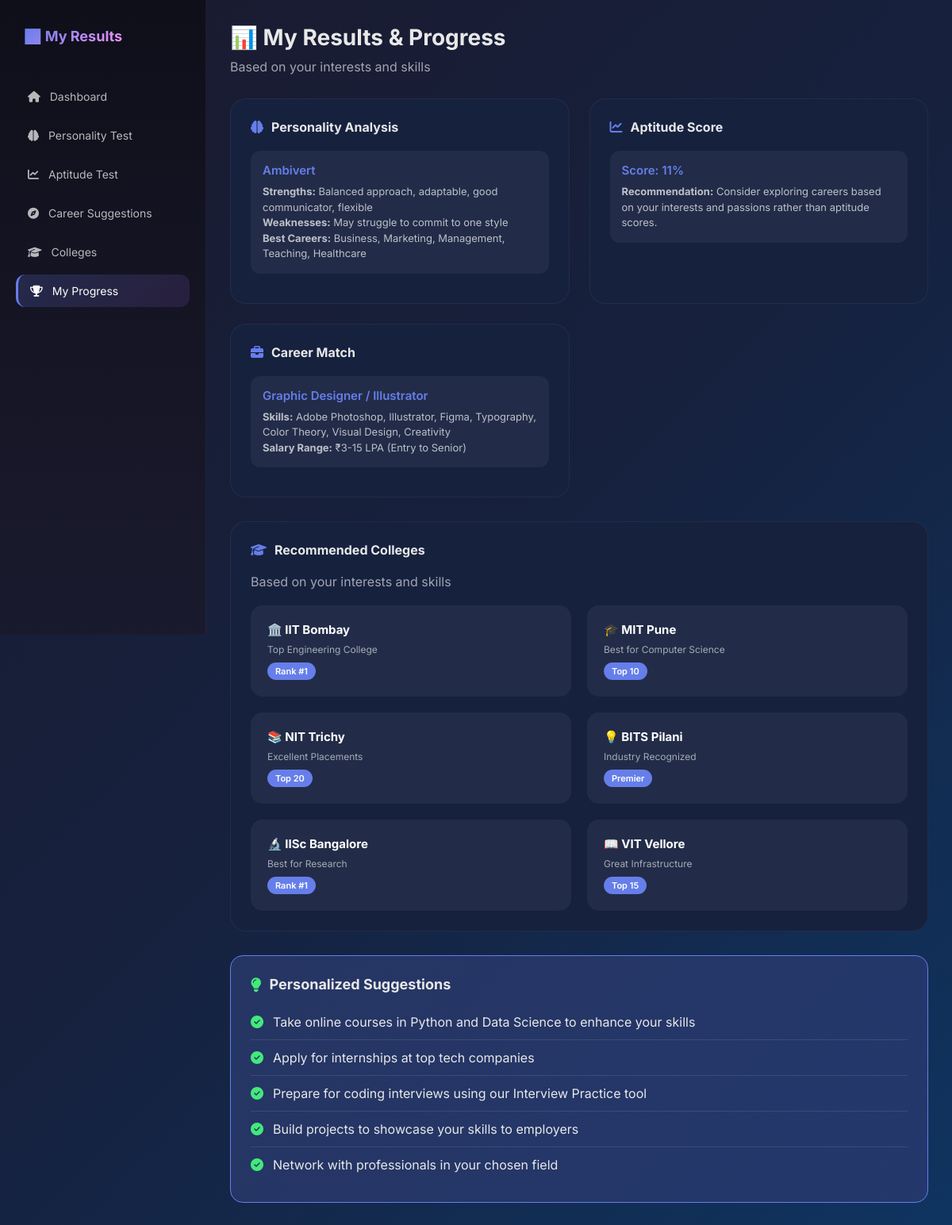
Page /progress (signed in) on the earlier database version.
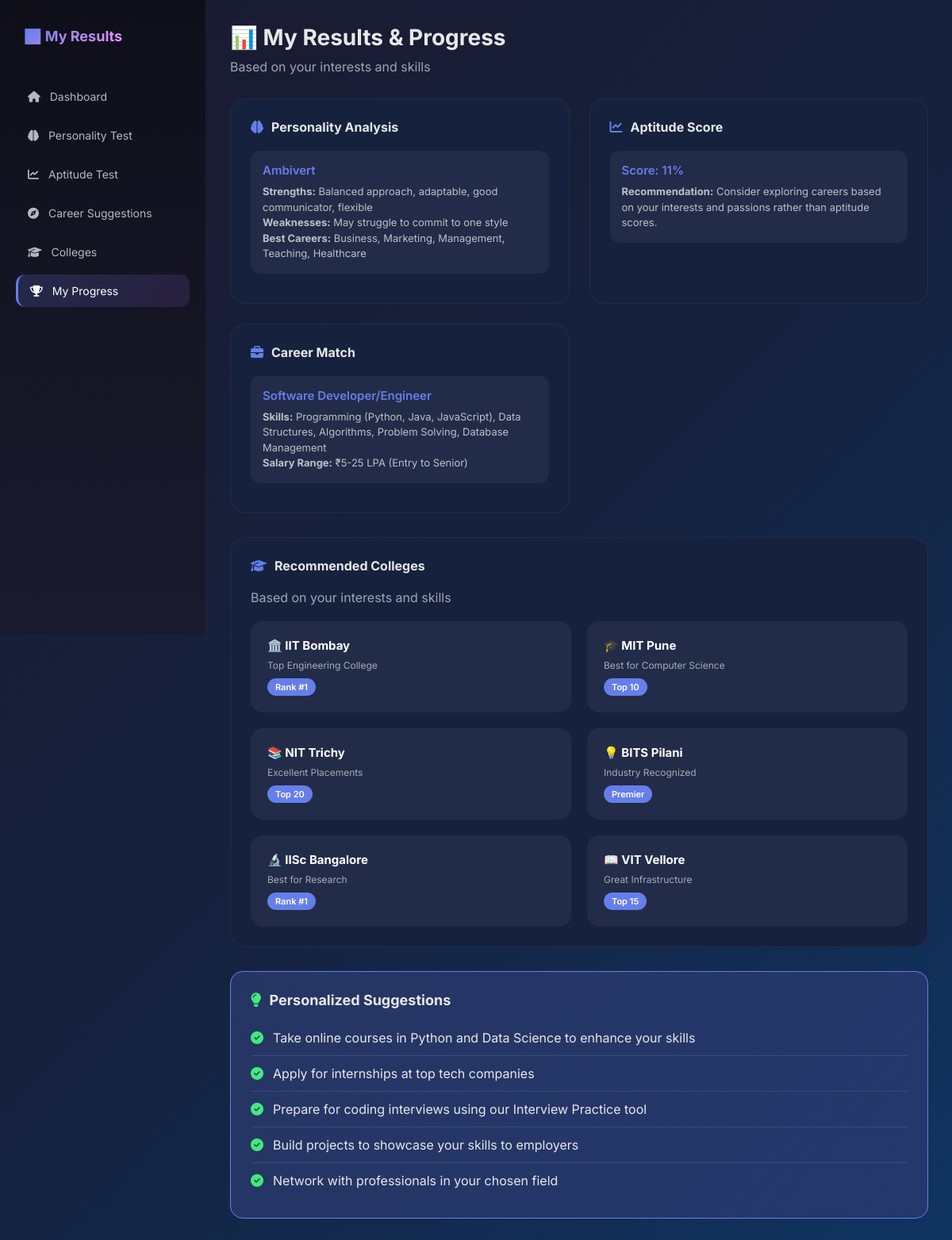
Same page on the later database version.
### tables this page shows
CREATE TABLE results 
                (id INTEGER PRIMARY KEY AUTOINCREMENT, 
                 user_id INTEGER, 
                 career TEXT, 
                 skills TEXT, 
                 courses TEXT, 
                 salary TEXT, 
                 future_scope TEXT, study_plan TEXT,
                 FOREIGN KEY(user_id) REFERENCES users(id));

### app.py (the view)
@app.route('/progress')
def progress():
    if 'user_id' not in session:
        return redirect(url_for('login'))
    conn = sqlite3.connect('database.db')
    c = conn.cursor()
    personality_result = None
    try:
        c.execute("SELECT personality_type, strengths, weaknesses, suitable_careers FROM personality_tests WHERE user_id = ? ORDER BY id DESC LIMIT 1", (session['user_id'],))
        personality_result = c.fetchone()
    except:
        pass
    aptitude_result = None
    try:
        c.execute("SELECT overall_score, recommendation FROM aptitude_tests WHERE user_id = ? ORDER BY id DESC LIMIT 1", (session['user_id'],))
        aptitude_result = c.fetchone()
    except:
        pass
    career_result = None
    try:
        c.execute("SELECT career, skills, salary FROM results WHERE user_id = ? ORDER BY id DESC LIMIT 1", (session['user_id'],))
        career_result = c.fetchone()
    except:
        pass
    try:
        c.execute("SELECT * FROM progress WHERE user_id = ? ORDER BY date_updated DESC", (session['user_id'],))
        progress_data = c.fetchall()
    except:
        progress_data = []
    conn.close()
    return render_template('progress.html',
                          progress=progress_data,
                          personality_result=personality_result,
                          aptitude_result=aptitude_result,
                          career_result=career_result)

### app.py (called while the page is built)
@app.context_processor
def inject_translations():
    lang = session.get('lang', 'en')
    return dict(t=get_all_texts(lang), current_lang=lang)

### translations.py (called while the page is built)
def get_all_texts(lang='en'):
    return TRANSLATIONS.get(lang, TRANSLATIONS['en'])

### templates/progress.html (shortened to what the changed rows need)
<!DOCTYPE html>
<html lang="en">
<head>
    <link rel="stylesheet" href="https://cdnjs.cloudflare.com/ajax/libs/font-awesome/6.4.0/css/all.min.css">
</head>
<body>
    <aside class="sidebar">
        <div class="sidebar-logo">
            <h2>📊 My Results</h2>
        </div>
    </aside>
    <main class="main-content">
        <header class="header">
            <h1>📊 My Results & Progress</h1>
        </header>
        {% if personality_result or aptitude_result or career_result %}
        <div class="results-grid">
            {% if career_result %}
            <div class="result-card">
                <h3><i class="fas fa-briefcase"></i> Career Match</h3>
                <div class="result-item">
                    <h4>{{ career_result[0] }}</h4>
                    <p><strong>Skills:</strong> {{ career_result[1] }}</p>
                    <p><strong>Salary Range:</strong> {{ career_result[2] }}</p>
                </div>
            </div>
            {% endif %}
        </div>
        {% endif %}
    </main>
</body>
</html>

Differences in the rows shown:
no longer on this page (row unchanged): results: career "Graphic Designer / Illustrator", skills "Adobe Photoshop, Illustrator, Figma, Typography, Color Theory, Visual Design, Creativity", salary "₹3-15 LPA (Entry to Senior)"
added results: career "Software Developer/Engineer", skills "Programming (Python, Java, JavaScript), Data Structures, Algorithms, Problem Solving, Database Management", salary "₹5-25 LPA (Entry to Senior)"
